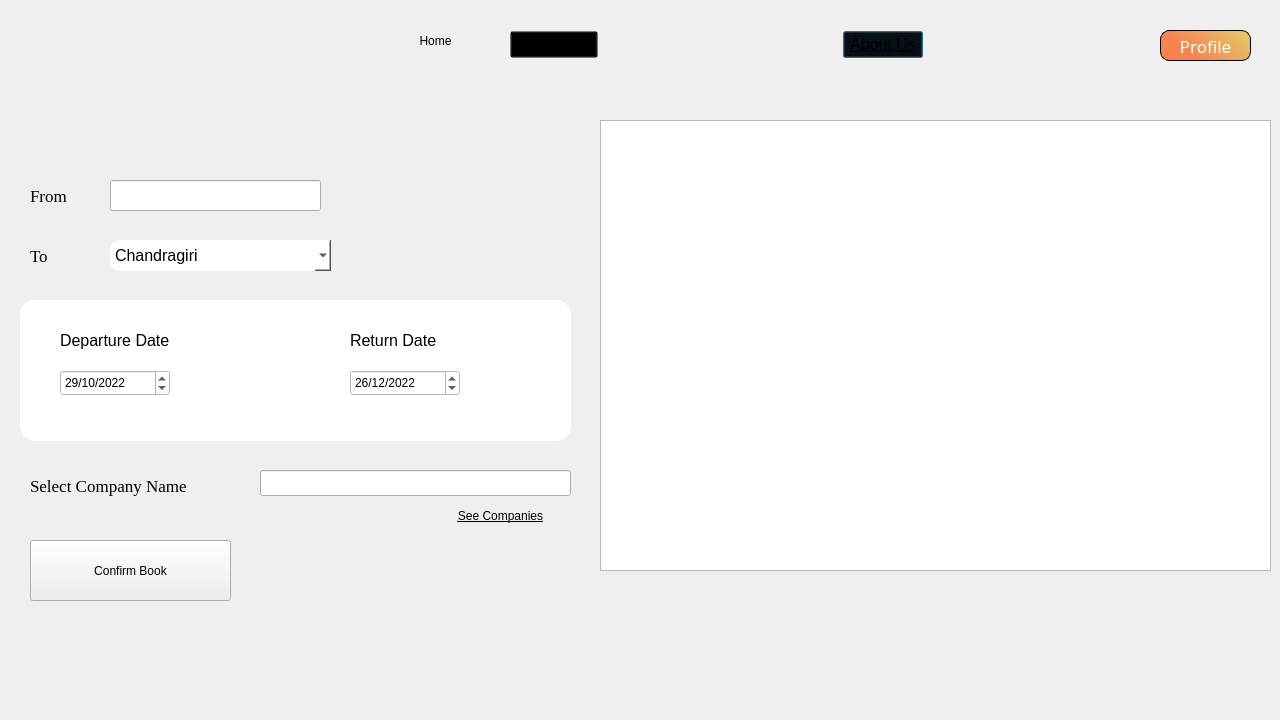
<?xml version="1.0" encoding="UTF-8"?>
<ui version="4.0">
 <class>BookNow</class>
 <widget class="QDialog" name="BookNow">
  <property name="geometry">
   <rect>
    <x>0</x>
    <y>0</y>
    <width>1280</width>
    <height>720</height>
   </rect>
  </property>
  <property name="windowTitle">
   <string>Dialog</string>
  </property>
  <property name="styleSheet">
   <string notr="true">#BookNow{
background-image: url(:/images/images/BookNow_bgNew.png) ;
}
*{
	color:black;
}</string>
  </property>
  <widget class="QLabel" name="logo">
   <property name="geometry">
    <rect>
     <x>60</x>
     <y>30</y>
     <width>211</width>
     <height>41</height>
    </rect>
   </property>
   <property name="styleSheet">
    <string notr="true">background-repeat:no-repeat;
background-image: url(:/images/travelSphere.png);</string>
   </property>
   <property name="text">
    <string/>
   </property>
  </widget>
  <widget class="QFrame" name="frame">
   <property name="geometry">
    <rect>
     <x>20</x>
     <y>300</y>
     <width>551</width>
     <height>141</height>
    </rect>
   </property>
   <property name="styleSheet">
    <string notr="true">#frame{
background-color: white ;
border-radius: 15px; 
}</string>
   </property>
   <property name="frameShape">
    <enum>QFrame::StyledPanel</enum>
   </property>
   <property name="frameShadow">
    <enum>QFrame::Raised</enum>
   </property>
   <widget class="QLabel" name="DepartueDate">
    <property name="geometry">
     <rect>
      <x>40</x>
      <y>30</y>
      <width>151</width>
      <height>21</height>
     </rect>
    </property>
    <property name="font">
     <font>
      <pointsize>12</pointsize>
     </font>
    </property>
    <property name="text">
     <string>Departure Date</string>
    </property>
   </widget>
   <widget class="QLabel" name="ReturnDate">
    <property name="geometry">
     <rect>
      <x>330</x>
      <y>30</y>
      <width>151</width>
      <height>21</height>
     </rect>
    </property>
    <property name="font">
     <font>
      <pointsize>12</pointsize>
     </font>
    </property>
    <property name="text">
     <string>Return Date</string>
    </property>
   </widget>
   <widget class="QDateEdit" name="departDate">
    <property name="geometry">
     <rect>
      <x>40</x>
      <y>70</y>
      <width>110</width>
      <height>26</height>
     </rect>
    </property>
    <property name="styleSheet">
     <string notr="true">color:black;
background:white;</string>
    </property>
    <property name="dateTime">
     <datetime>
      <hour>0</hour>
      <minute>0</minute>
      <second>0</second>
      <year>2022</year>
      <month>10</month>
      <day>29</day>
     </datetime>
    </property>
    <property name="displayFormat">
     <string>dd/M/yyyy</string>
    </property>
   </widget>
   <widget class="QDateEdit" name="returnDate">
    <property name="geometry">
     <rect>
      <x>330</x>
      <y>70</y>
      <width>110</width>
      <height>26</height>
     </rect>
    </property>
    <property name="styleSheet">
     <string notr="true">background:white;</string>
    </property>
    <property name="dateTime">
     <datetime>
      <hour>0</hour>
      <minute>0</minute>
      <second>0</second>
      <year>2022</year>
      <month>12</month>
      <day>26</day>
     </datetime>
    </property>
    <property name="displayFormat">
     <string>d/M/yyyy</string>
    </property>
   </widget>
  </widget>
  <widget class="QComboBox" name="destination">
   <property name="geometry">
    <rect>
     <x>110</x>
     <y>240</y>
     <width>221</width>
     <height>31</height>
    </rect>
   </property>
   <property name="font">
    <font>
     <pointsize>12</pointsize>
    </font>
   </property>
   <property name="styleSheet">
    <string notr="true">#destination{
color: black ; 
background-color:white;
border-radius:10px;

}</string>
   </property>
   <item>
    <property name="text">
     <string>Chandragiri</string>
    </property>
   </item>
   <item>
    <property name="text">
     <string>Thousand Steps</string>
    </property>
   </item>
   <item>
    <property name="text">
     <string>Pokhara</string>
    </property>
   </item>
   <item>
    <property name="text">
     <string>Nagarkot</string>
    </property>
   </item>
  </widget>
  <widget class="QWidget" name="layoutWidget">
   <property name="geometry">
    <rect>
     <x>510</x>
     <y>10</y>
     <width>651</width>
     <height>69</height>
    </rect>
   </property>
   <layout class="QHBoxLayout" name="horizontalLayout_2">
    <item>
     <layout class="QHBoxLayout" name="horizontalLayout">
      <item>
       <widget class="QPushButton" name="ContactUs_PushButton">
        <property name="font">
         <font>
          <pointsize>12</pointsize>
          <underline>true</underline>
         </font>
        </property>
        <property name="mouseTracking">
         <bool>false</bool>
        </property>
        <property name="styleSheet">
         <string notr="true">background-color: transparent ;</string>
        </property>
        <property name="text">
         <string>Contact Us</string>
        </property>
        <property name="autoDefault">
         <bool>false</bool>
        </property>
       </widget>
      </item>
      <item>
       <spacer name="horizontalSpacer">
        <property name="orientation">
         <enum>Qt::Horizontal</enum>
        </property>
        <property name="sizeHint" stdset="0">
         <size>
          <width>40</width>
          <height>20</height>
         </size>
        </property>
       </spacer>
      </item>
      <item>
       <widget class="QPushButton" name="AboutUs_PushButton">
        <property name="font">
         <font>
          <pointsize>12</pointsize>
          <underline>true</underline>
         </font>
        </property>
        <property name="styleSheet">
         <string notr="true">background-color: transparent ;</string>
        </property>
        <property name="text">
         <string>About Us</string>
        </property>
       </widget>
      </item>
      <item>
       <spacer name="horizontalSpacer_2">
        <property name="orientation">
         <enum>Qt::Horizontal</enum>
        </property>
        <property name="sizeHint" stdset="0">
         <size>
          <width>40</width>
          <height>20</height>
         </size>
        </property>
       </spacer>
      </item>
     </layout>
    </item>
   </layout>
  </widget>
  <widget class="QPushButton" name="home">
   <property name="geometry">
    <rect>
     <x>400</x>
     <y>10</y>
     <width>71</width>
     <height>61</height>
    </rect>
   </property>
   <property name="styleSheet">
    <string notr="true">
backgound: yellow ; 
/*background-image: url(:/images/images/ icon _home_.png) ;*/
border-radius: 5px ;
</string>
   </property>
   <property name="text">
    <string>Home</string>
   </property>
  </widget>
  <widget class="QPushButton" name="Profile_PushButton">
   <property name="geometry">
    <rect>
     <x>1160</x>
     <y>30</y>
     <width>91</width>
     <height>31</height>
    </rect>
   </property>
   <property name="font">
    <font>
     <family>Monaco</family>
     <pointsize>13</pointsize>
     <italic>false</italic>
     <bold>false</bold>
    </font>
   </property>
   <property name="styleSheet">
    <string notr="true">*{
border-radius:9px;
	background-color: qlineargradient(spread:pad, x1:0.0788177, y1:0.380682, x2:1, y2:0, stop:0.0640394 rgba(250, 130, 78, 255), stop:1 rgba(224, 206, 107, 255));
color:white;
	font: 13pt &quot;Monaco&quot;;
	border-color: rgb(0,0,0);
  border-style: solid;
  border-width: 1px;

}

*:hover{
color:#F5E0E0;
}</string>
   </property>
   <property name="text">
    <string>Profile</string>
   </property>
  </widget>
  <widget class="QLineEdit" name="From">
   <property name="geometry">
    <rect>
     <x>110</x>
     <y>180</y>
     <width>211</width>
     <height>31</height>
    </rect>
   </property>
  </widget>
  <widget class="QPushButton" name="book_button">
   <property name="geometry">
    <rect>
     <x>30</x>
     <y>540</y>
     <width>201</width>
     <height>61</height>
    </rect>
   </property>
   <property name="text">
    <string>Confirm Book</string>
   </property>
  </widget>
  <widget class="QLabel" name="From_Label">
   <property name="geometry">
    <rect>
     <x>30</x>
     <y>180</y>
     <width>71</width>
     <height>31</height>
    </rect>
   </property>
   <property name="font">
    <font>
     <family>Times New Roman</family>
     <pointsize>13</pointsize>
    </font>
   </property>
   <property name="text">
    <string>From</string>
   </property>
  </widget>
  <widget class="QLabel" name="to_label">
   <property name="geometry">
    <rect>
     <x>30</x>
     <y>240</y>
     <width>71</width>
     <height>31</height>
    </rect>
   </property>
   <property name="font">
    <font>
     <family>Times New Roman</family>
     <pointsize>13</pointsize>
    </font>
   </property>
   <property name="text">
    <string>To</string>
   </property>
  </widget>
  <widget class="QLabel" name="label">
   <property name="geometry">
    <rect>
     <x>30</x>
     <y>470</y>
     <width>211</width>
     <height>31</height>
    </rect>
   </property>
   <property name="font">
    <font>
     <family>Times New Roman</family>
     <pointsize>13</pointsize>
    </font>
   </property>
   <property name="text">
    <string>Select Company Name</string>
   </property>
  </widget>
  <widget class="QLineEdit" name="companyName">
   <property name="geometry">
    <rect>
     <x>260</x>
     <y>470</y>
     <width>311</width>
     <height>26</height>
    </rect>
   </property>
  </widget>
  <widget class="QTableView" name="tableView">
   <property name="geometry">
    <rect>
     <x>600</x>
     <y>120</y>
     <width>671</width>
     <height>451</height>
    </rect>
   </property>
  </widget>
  <widget class="QPushButton" name="see_Companies">
   <property name="geometry">
    <rect>
     <x>430</x>
     <y>500</y>
     <width>141</width>
     <height>31</height>
    </rect>
   </property>
   <property name="font">
    <font>
     <underline>true</underline>
    </font>
   </property>
   <property name="styleSheet">
    <string notr="true">
backgound: yellow ; 
/*background-image: url(:/images/images/ icon _home_.png) ;*/
border-radius: 5px ;
</string>
   </property>
   <property name="text">
    <string>See Companies</string>
   </property>
  </widget>
  <widget class="QLabel" name="UserName">
   <property name="geometry">
    <rect>
     <x>40</x>
     <y>110</y>
     <width>271</width>
     <height>31</height>
    </rect>
   </property>
   <property name="font">
    <font>
     <family>Times New Roman</family>
     <pointsize>15</pointsize>
     <bold>true</bold>
    </font>
   </property>
   <property name="text">
    <string/>
   </property>
  </widget>
 </widget>
 <resources/>
 <connections/>
</ui>
